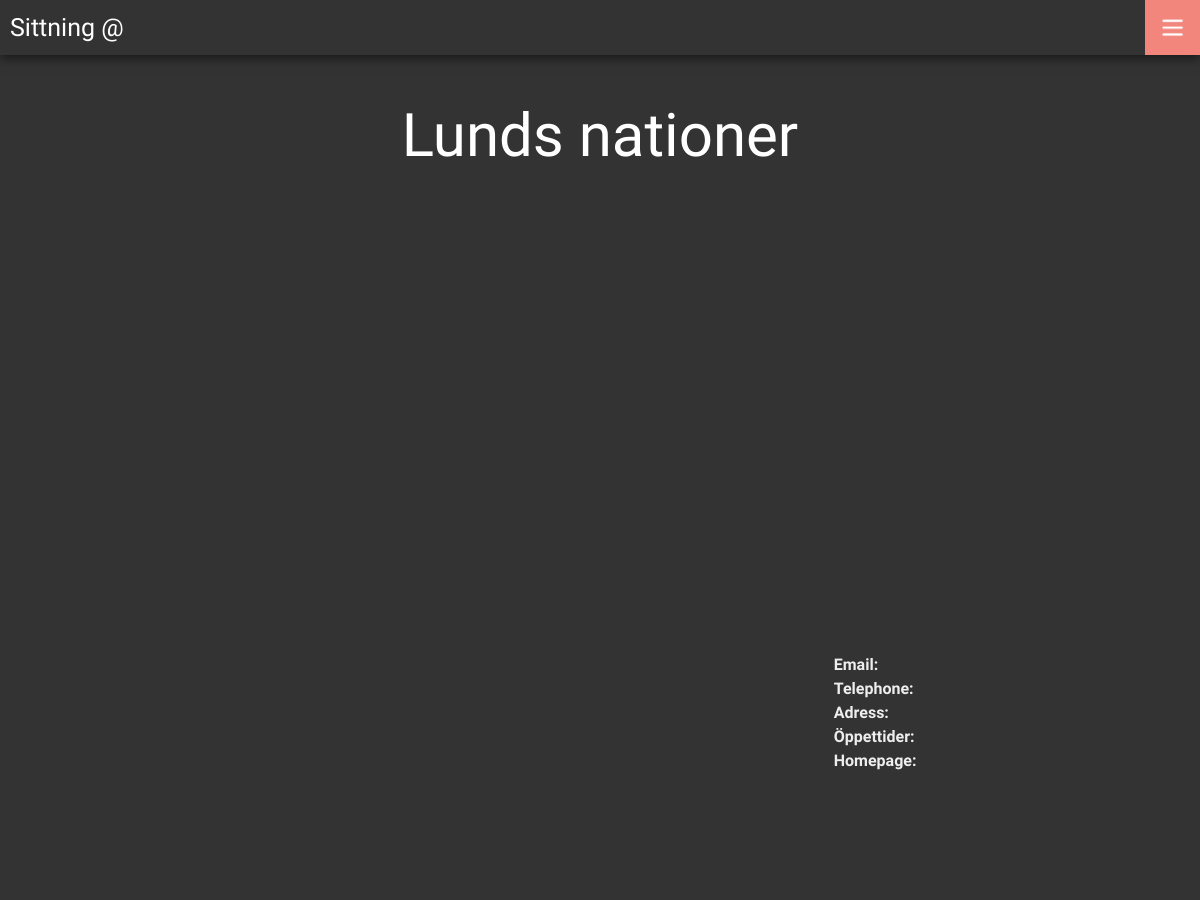
The page /startsida.php on the database as committed earlier.
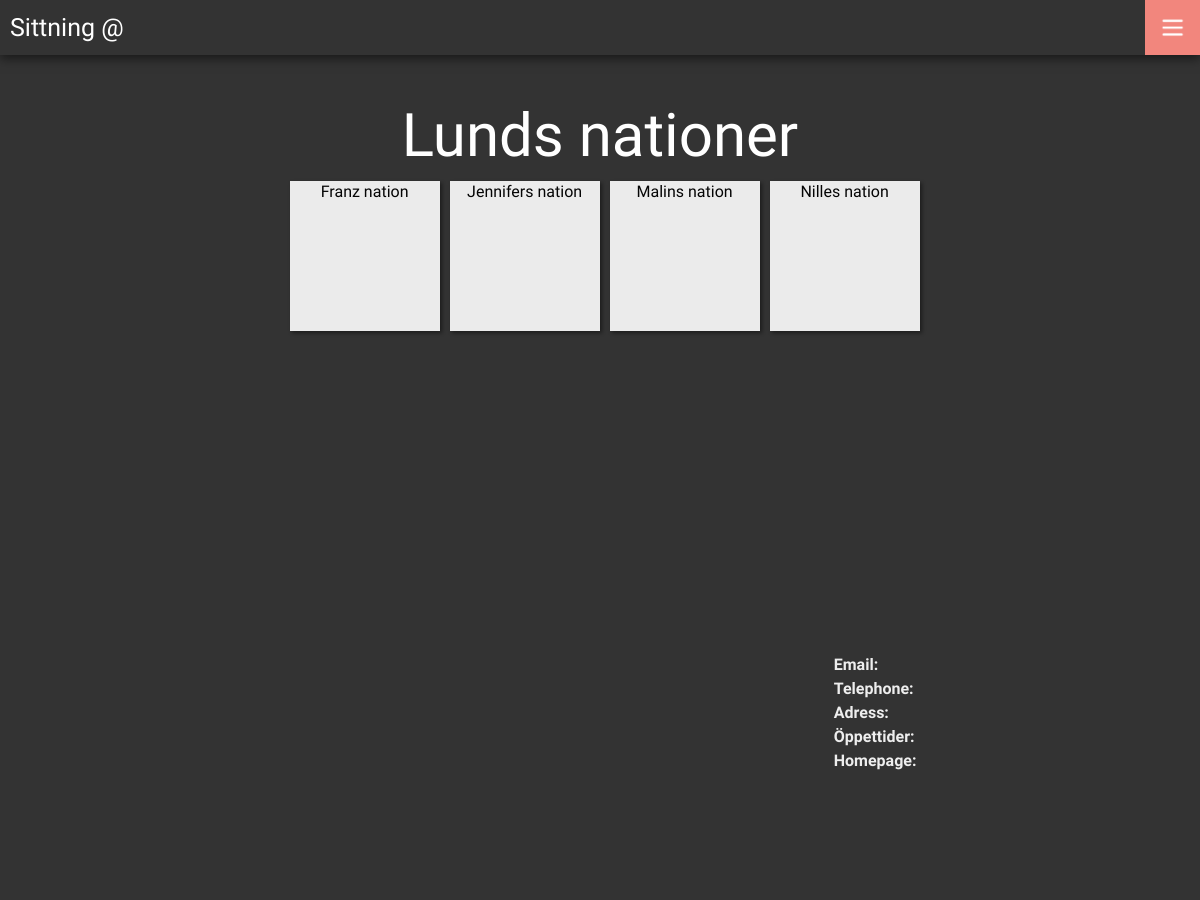
The same page on the database as committed later.
### tables this page shows
create table restaurant (
    name			varchar(30),
	nickname		varchar(30) UNIQUE,
	email	    	varchar(50),
    telephone       varchar(30),
	homepage        varchar(70),
    hours	    	tinytext,
    address         varchar(70),
	deposit 		integer,
	price   		integer,
	size   			integer,
	summary 		text,
	backgroundimage tinytext,
	loggoimage 		tinytext,
    active          tinyint(1) DEFAULT 1,
    preldate 		integer DEFAULT '14',
    paydate 		integer DEFAULT '10',
    hidden          tinyint(1) DEFAULT 1,
	primary key(name)
);

### database/dbHandler.php (called while the page is built, shortened)
<?php
	require_once 'database.php';
	class DatabaseHandler extends DataConverter {
		private $db;
		public function __construct() {
			$this->db = new Database(DB_SERVER, DB_USERNAME, DB_PASSWORD, DB_DATABASE);
		}
		public function connect(){
			$this->db->openConnection();
		}
		public function disconnect(){
			$this->db->closeConnection();
		}
		public function getRestaurants(){
			$sql = "SELECT name, nickname, loggoimage FROM restaurant where active=1 and hidden=0";
			$result = $this->db->executeQuery($sql, array());
			return $result;
		}
	}
?>

### database/database.php (called while the page is built, shortened)
<?php
class Database {
  private $host;
  private $userName;
  private $password;
  private $database;
  private $conn;
  public function __construct($host, $userName, $password, $database) {
    $this->host = $host;
    $this->userName = $userName;
    $this->password = $password;
    $this->database = $database;
  }
  public function openConnection() {
    try {
      $this->conn = new PDO("mysql:host=$this->host;dbname=$this->database",
        $this->userName,  $this->password,
        array(PDO::MYSQL_ATTR_INIT_COMMAND => "SET NAMES utf8"));
      $this->conn->setAttribute(PDO::ATTR_ERRMODE, PDO::ERRMODE_EXCEPTION);
    } catch (PDOException $e) {
      $error = "Connection error: " . $e->getMessage();
      print $error . "<p>";
      unset($this->conn);
      return false;
    }
    return true;
  }
  public function closeConnection() {
    $this->conn = null;
  }
  public function isConnected() {
    return isset($this->conn);
  }
  public function executeQuery($query, $param = null) {
    try {
      $stmt = $this->conn->prepare($query);
      $stmt->execute($param);
      $result = $stmt->fetchAll();
    } catch (PDOException $e) {
      $error = "*** Internal error: " . $e->getMessage() . "<p>" . $query;
      die($error);
    }
    return $result;
  }
}
?>

### startsida.php (the view, shortened to what this page needs)
<?php
    require_once 'header.php';
 	$dbHandler = new DatabaseHandler();
 	$restaurants = $dbHandler->getRestaurants(1);
 ?>
<div class="content">
	<div class="title">
		Lunds nationer
	</div>
	<div class="event-grid">
		<?php
			foreach($restaurants as $row => $s) {
				?>
				<div class="event-window" id="<?php echo $s[0]; ?>">
					<a href="#" class="event-window-link">
					<?php echo $s[0] ?>
					</a>
				</div>
		<?php } ?>
	</div>
</div>
<?php include 'footer.php'; ?>

Rows that differ between the two databases and show on the page:
added restaurant: name "Franz nation"
added restaurant: name "Jennifers nation"
added restaurant: name "Malins nation"
added restaurant: name "Nilles nation"
